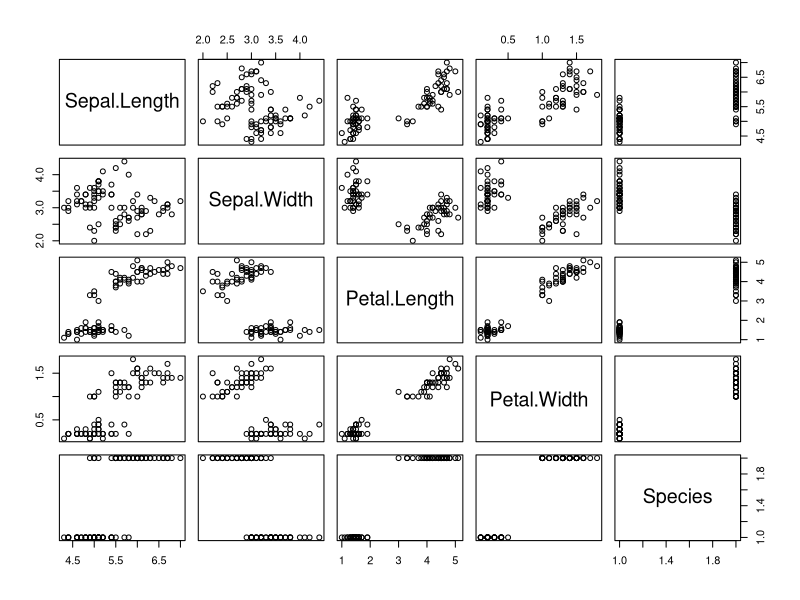
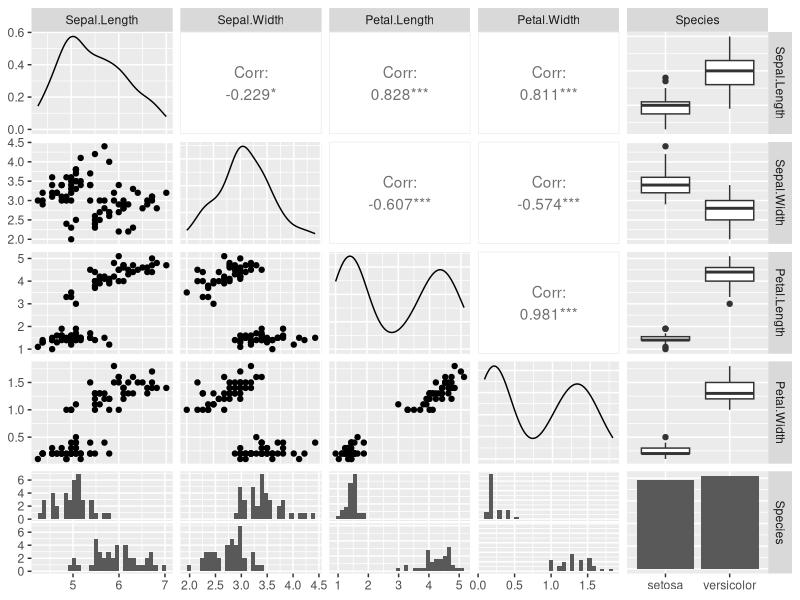
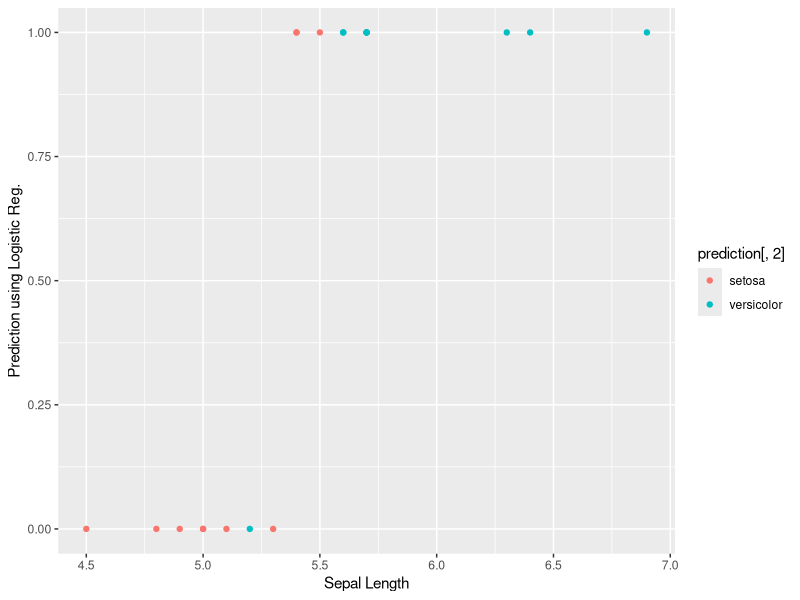
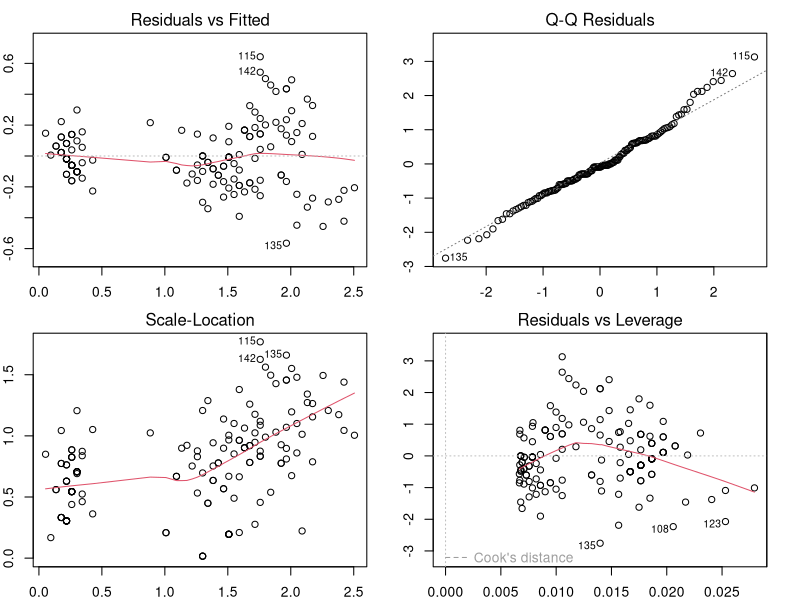
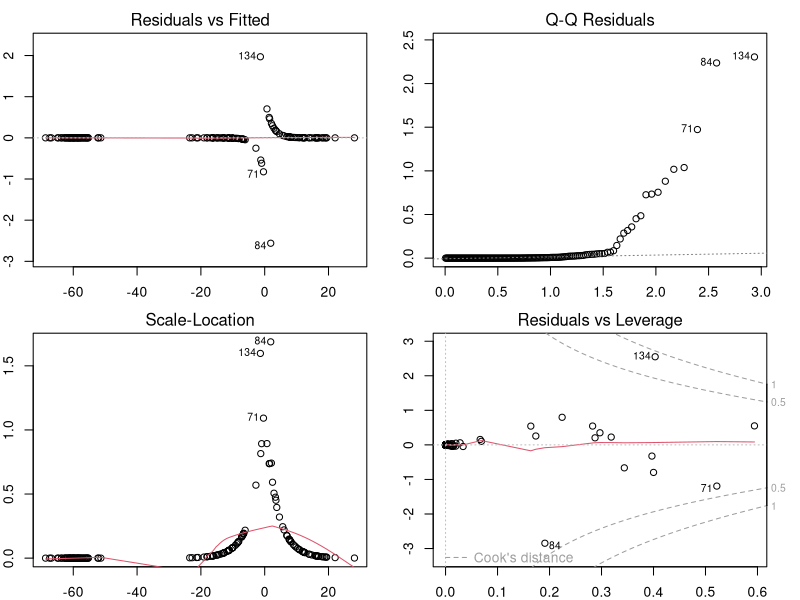
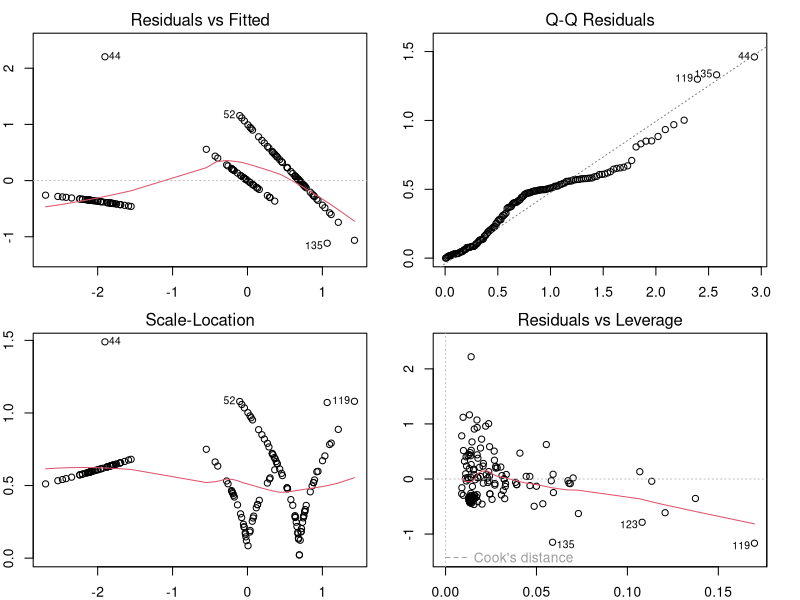
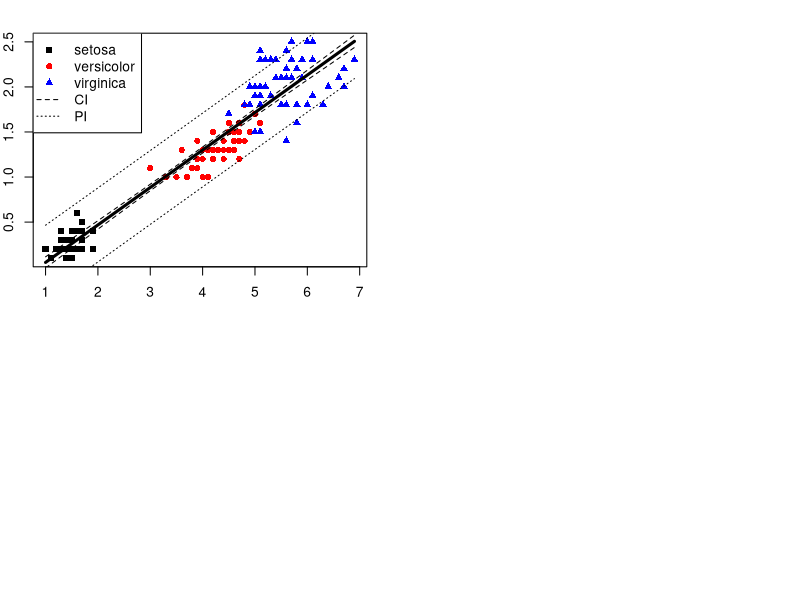

Write the R code that produced these figures, in order.
#Logistic Regression using Iris Dataset
#06 Nov 17
#http://rstudio-pubs-static.s3.amazonaws.com/230133_fb9cb3c35ca345d0b9e5726ed3f45a21.html
library(datasets)
ir_data<- iris
head(ir_data)
str(ir_data)
levels(ir_data$Species)
sum(is.na(ir_data))

ir_data<-ir_data[1:100,]
head(ir_data)
unique(ir_data$Species)

set.seed(100)
samp<-sample(1:100,80)
ir_test<-ir_data[samp,]
ir_ctrl<-ir_data[-samp,]

library(ggplot2); library(GGally)
pairs(ir_test)
ggpairs(ir_test)

# Model Fitting
y<-ir_test$Species; x<-ir_test$Sepal.Length
glfit<-glm(y~x, family = 'binomial')

summary(glfit)

newdata<- data.frame(x=ir_ctrl$Sepal.Length)
predicted_val<-predict(glfit, newdata, type="response")
prediction<-data.frame(ir_ctrl$Sepal.Length, ir_ctrl$Species,predicted_val)
prediction

qplot(prediction[,1], round(prediction[,3]), col=prediction[,2], xlab = 'Sepal Length', ylab =
        'Prediction using Logistic Reg.')




# Other Examples on IRIS
data(iris)
fit <- lm(Petal.Width ~ Petal.Length, data=iris)
class(fit)
methods(class=class(fit))
summary(fit) # show results

coefficients(fit) # model coefficients
predict(fit) # fitted predictions
predict(fit, newdata=data.frame(Petal.Length=seq(1, 2, by=0.1)))
confint(fit, level=0.95) # CIs for model parameters 
fitted(fit) # predicted values
residuals(fit) # residuals
anova(fit) # anova table 
influence(fit) # regression diagnostics

par(mfrow=c(2,2))
par(mar=c(2,2,2,2))
plot(fit)


#Multiple Regression
fit2 <- lm(Petal.Width ~ Petal.Length + Sepal.Length + Sepal.Width, data=iris)
summary(fit2) # show results
anova(fit, fit2)

fit2int <- lm(Petal.Width ~ Petal.Length + Sepal.Length + Sepal.Width + Petal.Length:Sepal.Length, data=iris)
anova(fit2, fit2int)

tail(model.matrix(~ Species, data=iris))
(model.matrix(~ Species, data=iris))
tail(iris)

fit3 <- lm(Petal.Width ~ Petal.Length + Sepal.Length + Sepal.Width + Species, data=iris)
summary(fit3)

anova(fit2, fit3)

library(xtable)
print(xtable(fit3), type="html")


iris2 <- iris
iris2$virginica <- iris$Species == "virginica"
fit4 <- glm(virginica ~ Petal.Width + Petal.Length + Sepal.Length + Sepal.Width, data=iris2, family=binomial)

plot(fit4)


fit5 <- glm(round(Petal.Width) ~ Petal.Length + Sepal.Length + Sepal.Width, data=iris2, family=poisson)
plot(fit5)

summary(fit5)

#Plotting a linear regression with confidence and prediction intervals.

plot(Petal.Width ~ Petal.Length, col=c("black", "red", "blue")[Species], pch=(15:17)[Species], xlab="Petal Length (cm)", ylab="Petal Width (cm)", data=iris)
newx <- data.frame(Petal.Length=seq(min(iris$Petal.Length), max(iris$Petal.Length), length.out=100))
conf.interval <- predict(fit, newdata=newx, interval="confidence")
pred.interval <- predict(fit, newdata=newx, interval="prediction")
lines(conf.interval[, "fit"] ~ newx[, 1], lty=1, lw=3)
lines(conf.interval[, "lwr"] ~ newx[, 1], lty=2)
lines(conf.interval[, "upr"] ~ newx[, 1], lty=2)
lines(pred.interval[, "lwr"] ~ newx[, 1], lty=3)
lines(pred.interval[, "upr"] ~ newx[, 1], lty=3)
legend("topleft", legend=c(levels(iris$Species), "CI", "PI"), col=c("black", "red", "blue", "black", "black"), pch=c(15:17, -1, -1), lty=c(-1, -1, -1, 2, 3))



#Multi Class https://stackoverflow.com/questions/22009871/how-to-perform-multi-class-classification-using-svm-of-e1071-package-in-r
#
# install.packages( 'e1071' )
library( 'e1071' )
data( iris )
model <- svm( iris$Species~., iris )
summary(model)
res <- predict( model, newdata=iris )
res
head(cbind(res, iris))
